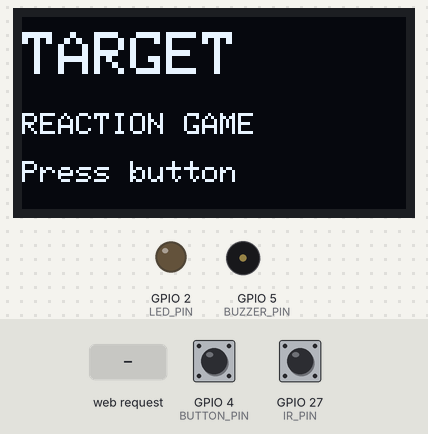
This sketch was run on a simulated ESP32. Shown: 128×64 one-colour display, output pins drawn as LEDs (lit = HIGH), buzzer (waves = sounding, pin HIGH). The inputs (shaded band) are chosen by the test bench; at power-on: GPIO 4 (BUTTON_PIN) HIGH, GPIO 27 (IR_PIN) HIGH. Random numbers use the default seed unless the sketch sets one; what the sketch prints to the serial monitor is not drawn.

Above: at 1.2 s.
1.3 s: GPIO 4 (BUTTON_PIN) pulled LOW for 0.15 s
At 2.7 s:
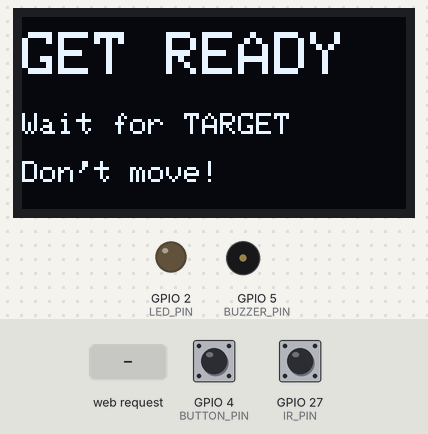
4.4 s: GPIO 27 (IR_PIN) driven LOW
At 5.0 s:
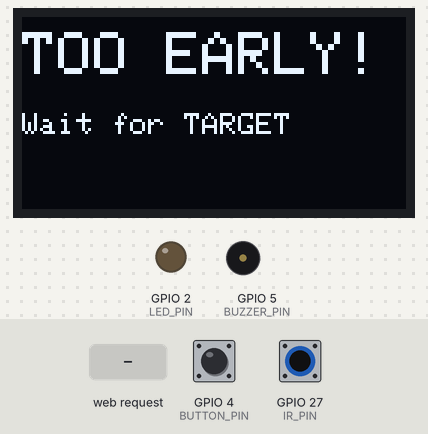
7.4 s: HTTP request GET /start received
At 11.6 s:
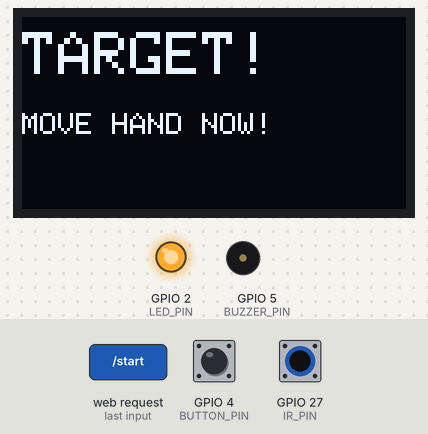
12.2 s: GPIO 27 (IR_PIN) pulsed HIGH 2 times (0.12 s each, 0.3 s apart)
At 13.3 s:
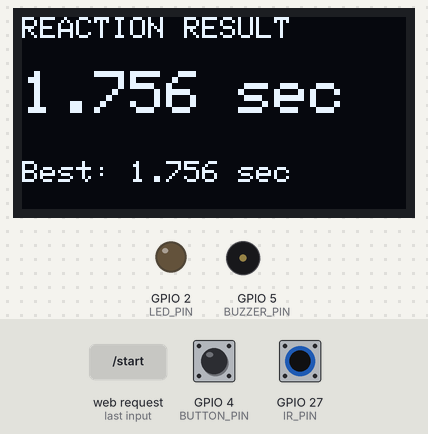
14.3 s: GPIO 4 (BUTTON_PIN) pulled LOW for 1 s
At 19.22 s:
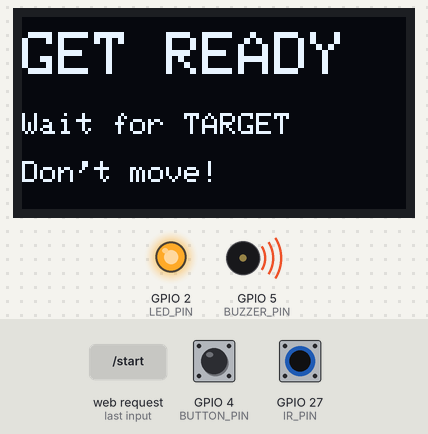
Timing chart, 0 to 20.8 s (numbered marks = the images above; inputs shaded):
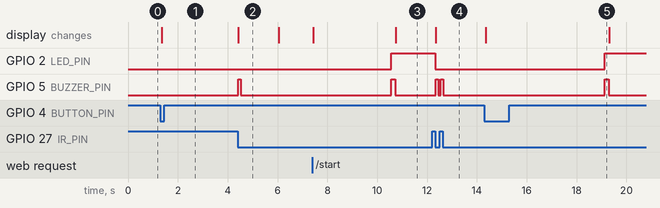

The sketch:

ESP32_Wifi_Reaction_Game.ino
```cpp
#include <WiFi.h>
#include <WebServer.h>
#include <Wire.h>
#include <Adafruit_GFX.h>
#include <Adafruit_SSD1306.h>

// =====================================================
// OLED
// =====================================================

#define SCREEN_WIDTH 128
#define SCREEN_HEIGHT 64

#define OLED_SDA 21
#define OLED_SCL 22

Adafruit_SSD1306 display(SCREEN_WIDTH, SCREEN_HEIGHT, &Wire, -1);

// =====================================================
// PINS
// =====================================================

const int BUTTON_PIN = 4;
const int LED_PIN = 2;
const int BUZZER_PIN = 5;
const int IR_PIN = 27;

// =====================================================
// WIFI
// =====================================================

const char* apSSID = "ESP32_Target_Game";
const char* apPassword = "ESP32game";

WebServer server(80);

// =====================================================
// GAME STATES
// =====================================================

enum GameState {
  IDLE,
  WAITING,
  TARGET,
  RESULT
};

GameState gameState = IDLE;

// =====================================================
// GAME VARIABLES
// =====================================================

unsigned long waitStart = 0;
unsigned long randomWait = 0;

unsigned long targetTime = 0;
unsigned long reactionTime = 0;
unsigned long bestTime = 0;

bool lastButtonState = HIGH;
bool lastIRState = HIGH;

String webStatus = "READY";

// =====================================================
// BUZZER
// =====================================================

void beep(int duration) {

  digitalWrite(BUZZER_PIN, HIGH);
  delay(duration);
  digitalWrite(BUZZER_PIN, LOW);
}

// =====================================================
// OLED
// =====================================================

void showMessage(
  String line1,
  String line2 = "",
  String line3 = ""
) {

  display.clearDisplay();

  display.setTextColor(SSD1306_WHITE);

  display.setTextSize(2);
  display.setCursor(0, 5);
  display.println(line1);

  display.setTextSize(1);

  if (line2 != "") {
    display.setCursor(0, 32);
    display.println(line2);
  }

  if (line3 != "") {
    display.setCursor(0, 48);
    display.println(line3);
  }

  display.display();
}

// =====================================================
// START GAME
// =====================================================

void startGame() {

  gameState = WAITING;

  webStatus = "GET READY";

  digitalWrite(LED_PIN, LOW);

  showMessage(
    "GET READY",
    "Wait for TARGET",
    "Don't move!"
  );

  randomWait = random(2000, 5001);

  waitStart = millis();

  Serial.println("Game started");
}

// =====================================================
// ACTIVATE TARGET
// =====================================================

void activateTarget() {

  gameState = TARGET;

  webStatus = "TARGET!";

  targetTime = millis();

  digitalWrite(LED_PIN, HIGH);

  beep(150);

  showMessage(
    "TARGET!",
    "MOVE HAND NOW!"
  );

  Serial.println("TARGET!");
}

// =====================================================
// SHOW RESULT
// =====================================================

void showResult() {

  digitalWrite(LED_PIN, LOW);

  reactionTime = millis() - targetTime;

  Serial.print("Reaction time: ");
  Serial.print(reactionTime);
  Serial.println(" ms");

  if (bestTime == 0 || reactionTime < bestTime) {
    bestTime = reactionTime;
  }

  float reactionSeconds =
    reactionTime / 1000.0;

  float bestSeconds =
    bestTime / 1000.0;

  webStatus = "RESULT";

  // OLED
  display.clearDisplay();

  display.setTextColor(SSD1306_WHITE);

  display.setTextSize(1);
  display.setCursor(0, 0);
  display.println("REACTION RESULT");

  display.setTextSize(2);
  display.setCursor(0, 18);
  display.print(reactionSeconds, 3);
  display.println(" sec");

  display.setTextSize(1);
  display.setCursor(0, 48);
  display.print("Best: ");
  display.print(bestSeconds, 3);
  display.println(" sec");

  display.display();

  // Result sound
  beep(100);
  delay(100);
  beep(100);

  gameState = RESULT;
}

// =====================================================
// WEBPAGE
// =====================================================

void handleRoot() {

  String page = R"rawliteral(

<!DOCTYPE html>

<html>

<head>

<meta charset="UTF-8">

<meta name="viewport"
content="width=device-width, initial-scale=1.0">

<title>ESP32 Reaction Game</title>

<style>

/* =========================
   PAGE
   ========================= */

* {
  box-sizing: border-box;
}

body {

  margin: 0;

  font-family:
    Arial,
    Helvetica,
    sans-serif;

  min-height: 100vh;

  background:
    linear-gradient(
      135deg,
      #4facfe,
      #6a5acd,
      #d946ef
    );

  display: flex;

  justify-content: center;

  align-items: center;

  padding: 20px;
}

/* =========================
   MAIN CARD
   ========================= */

.container {

  width: 100%;

  max-width: 480px;

  background: rgba(255,255,255,0.96);

  border-radius: 25px;

  padding: 30px 25px;

  text-align: center;

  box-shadow:
    0 20px 50px
    rgba(0,0,0,0.25);
}

/* =========================
   TITLE
   ========================= */

.title {

  font-size: 30px;

  font-weight: 800;

  margin-bottom: 5px;

  background:
    linear-gradient(
      90deg,
      #4f46e5,
      #c026d3
    );

  -webkit-background-clip: text;

  -webkit-text-fill-color:
    transparent;
}

.subtitle {

  color: #666;

  font-size: 14px;

  margin-bottom: 25px;
}

/* =========================
   STATUS
   ========================= */

.statusBox {

  border-radius: 18px;

  padding: 20px;

  margin-bottom: 25px;

  background:
    linear-gradient(
      135deg,
      #eef2ff,
      #f5d0fe
    );
}

.statusLabel {

  font-size: 13px;

  color: #666;

  text-transform: uppercase;

  letter-spacing: 2px;
}

.status {

  font-size: 32px;

  font-weight: 800;

  margin-top: 8px;

  color: #4f46e5;
}

/* =========================
   SCORE CARDS
   ========================= */

.scores {

  display: flex;

  gap: 15px;

  margin-bottom: 25px;
}

.scoreCard {

  flex: 1;

  padding: 18px 10px;

  border-radius: 18px;

  background: #f8fafc;

  box-shadow:
    0 5px 15px
    rgba(0,0,0,0.08);
}

.scoreTitle {

  font-size: 13px;

  color: #666;

  margin-bottom: 8px;
}

.scoreValue {

  font-size: 24px;

  font-weight: 800;

  color: #111827;
}

/* =========================
   BUTTON
   ========================= */

button {

  width: 100%;

  border: none;

  border-radius: 16px;

  padding: 17px;

  font-size: 20px;

  font-weight: 700;

  color: white;

  background:
    linear-gradient(
      90deg,
      #4f46e5,
      #c026d3
    );

  cursor: pointer;

  box-shadow:
    0 8px 20px
    rgba(79,70,229,0.35);

  transition:
    transform 0.15s,
    box-shadow 0.15s;
}

button:active {

  transform: scale(0.97);

  box-shadow:
    0 4px 10px
    rgba(79,70,229,0.25);
}

/* =========================
   FOOTER
   ========================= */

.footer {

  margin-top: 20px;

  font-size: 12px;

  color: #888;
}

.connection {

  display: inline-block;

  margin-top: 8px;

  padding: 6px 12px;

  border-radius: 20px;

  background: #dcfce7;

  color: #15803d;

  font-weight: 600;
}

/* =========================
   MOBILE
   ========================= */

@media(max-width: 400px) {

  .container {
    padding: 25px 18px;
  }

  .title {
    font-size: 25px;
  }

  .status {
    font-size: 27px;
  }

  .scoreValue {
    font-size: 20px;
  }

}

</style>

</head>

<body>

<div class="container">

  <div class="title">
    ESP32 REACTION GAME
  </div>

  <div class="subtitle">
    Wi-Fi enabled embedded IoT system
  </div>

  <div class="statusBox">

    <div class="statusLabel">
      Game Status
    </div>

    <div
      class="status"
      id="status">
      READY
    </div>

  </div>

  <div class="scores">

    <div class="scoreCard">

      <div class="scoreTitle">
        YOUR TIME
      </div>

      <div
        class="scoreValue"
        id="reaction">
        0.000 sec
      </div>

    </div>

    <div class="scoreCard">

      <div class="scoreTitle">
        BEST TIME
      </div>

      <div
        class="scoreValue"
        id="best">
        0.000 sec
      </div>

    </div>

  </div>

  <button onclick="startGame()">
    START GAME
  </button>

  <div class="footer">

    ESP32 Local IoT Dashboard

    <br>

    <span class="connection">
      DEVICE CONNECTED
    </span>

  </div>

</div>

<script>

function startGame() {

  fetch('/start')
    .catch(error => {
      console.log(error);
    });

}

function updateGame() {

  fetch('/status')

  .then(response => response.json())

  .then(data => {

    document.getElementById("status")
      .innerHTML = data.status;

    document.getElementById("reaction")
      .innerHTML = data.reaction + " sec";

    document.getElementById("best")
      .innerHTML = data.best + " sec";

  })

  .catch(error => {

    console.log(error);

  });

}

setInterval(updateGame, 200);

updateGame();

</script>

</body>

</html>

)rawliteral";

  server.send(
    200,
    "text/html",
    page
  );
}

// =====================================================
// WEB START
// =====================================================

void handleStart() {

  if (
    gameState == IDLE ||
    gameState == RESULT
  ) {

    startGame();

    server.send(
      200,
      "text/plain",
      "Game Started"
    );

  } else {

    server.send(
      200,
      "text/plain",
      "Game Already Running"
    );
  }
}

// =====================================================
// WEB STATUS
// =====================================================

void handleStatus() {

  float reactionSeconds =
    reactionTime / 1000.0;

  float bestSeconds =
    bestTime / 1000.0;

  String json = "{";

  json += "\"status\":\"";
  json += webStatus;
  json += "\",";

  json += "\"reaction\":\"";
  json += String(
    reactionSeconds,
    3
  );
  json += "\",";

  json += "\"best\":\"";
  json += String(
    bestSeconds,
    3
  );

  json += "\"}";

  server.send(
    200,
    "application/json",
    json
  );
}

// =====================================================
// SETUP
// =====================================================

void setup() {

  Serial.begin(115200);

  // GPIO
  pinMode(
    BUTTON_PIN,
    INPUT_PULLUP
  );

  pinMode(
    LED_PIN,
    OUTPUT
  );

  pinMode(
    BUZZER_PIN,
    OUTPUT
  );

  pinMode(
    IR_PIN,
    INPUT
  );

  digitalWrite(
    LED_PIN,
    LOW
  );

  digitalWrite(
    BUZZER_PIN,
    LOW
  );

  // OLED
  Wire.begin(
    OLED_SDA,
    OLED_SCL
  );

  if (
    !display.begin(
      SSD1306_SWITCHCAPVCC,
      0x3C
    )
  ) {

    Serial.println(
      "OLED not found!"
    );

    while (true) {
      delay(100);
    }
  }

  // Random timing
  randomSeed(
    micros()
  );

  // =================================================
  // WIFI ACCESS POINT
  // =================================================

  WiFi.softAP(
    apSSID,
    apPassword
  );

  Serial.println();
  Serial.println(
    "=============================="
  );

  Serial.println(
    "ESP32 REACTION GAME"
  );

  Serial.println(
    "=============================="
  );

  Serial.print(
    "Wi-Fi Network: "
  );

  Serial.println(
    apSSID
  );

  Serial.print(
    "Password: "
  );

  Serial.println(
    apPassword
  );

  Serial.print(
    "IP Address: "
  );

  Serial.println(
    WiFi.softAPIP()
  );

  // =================================================
  // WEB ROUTES
  // =================================================

  server.on(
    "/",
    handleRoot
  );

  server.on(
    "/start",
    handleStart
  );

  server.on(
    "/status",
    handleStatus
  );

  server.begin();

  Serial.println(
    "Web server started."
  );

  showMessage(
    "TARGET",
    "REACTION GAME",
    "Press button"
  );
}

// =====================================================
// LOOP
// =====================================================

void loop() {

  // Handle webpage requests
  server.handleClient();

  // Read button
  bool buttonState =
    digitalRead(
      BUTTON_PIN
    );

  // Read IR
  bool irState =
    digitalRead(
      IR_PIN
    );

  // Detect button press
  bool buttonPressed =
    (
      lastButtonState == HIGH &&
      buttonState == LOW
    );

  // Detect IR object
  bool irDetected =
    (
      lastIRState == HIGH &&
      irState == LOW
    );

  lastButtonState =
    buttonState;

  lastIRState =
    irState;

  // =================================================
  // IDLE
  // =================================================

  if (
    gameState == IDLE
  ) {

    if (buttonPressed) {

      delay(30);

      startGame();
    }
  }

  // =================================================
  // WAITING
  // =================================================

  else if (
    gameState == WAITING
  ) {

    // Hand detected too early
    if (irDetected) {

      digitalWrite(
        LED_PIN,
        LOW
      );

      webStatus =
        "TOO EARLY!";

      showMessage(
        "TOO EARLY!",
        "Wait for TARGET"
      );

      beep(100);

      gameState =
        RESULT;

      delay(1500);

      webStatus =
        "READY";

      showMessage(
        "TARGET",
        "REACTION GAME",
        "Press button"
      );

      gameState =
        IDLE;
    }

    // Random waiting finished
    else if (
      millis() - waitStart >=
      randomWait
    ) {

      activateTarget();
    }
  }

  // =================================================
  // TARGET
  // =================================================

  else if (
    gameState == TARGET
  ) {

    if (irDetected) {

      showResult();
    }
  }

  // =================================================
  // RESULT
  // =================================================

  else if (
    gameState == RESULT
  ) {

    if (buttonPressed) {

      delay(30);

      startGame();
    }
  }

  delay(5);
}
```

Measured:
- after the input at 1.3 s, the display: changes after 0.06 s (image 1)
- after the input at 7.4 s, GPIO 2 (LED_PIN): LOW → HIGH after 3.2 s; GPIO 5 (BUZZER_PIN): LOW → HIGH after 3.2 s, → LOW 0.15 s later; the display: first changes at once (image 3 shows a later state)
- after the input at 12.2 s, GPIO 2 (LED_PIN): HIGH → LOW after 0.12 s; GPIO 5 (BUZZER_PIN): alternates HIGH for 0.10 s and LOW for 0.10 s, 4 changes in all, then stays LOW, starting after 0.15 s; the display: changes after 0.15 s (image 4)
- after the input at 14.3 s, GPIO 2 (LED_PIN): LOW → HIGH after 4.8 s; GPIO 5 (BUZZER_PIN): LOW → HIGH after 4.8 s, → LOW 0.15 s later; the display: changes after 0.06 s (image 5)
- what the display in image 2 shows lasts 1.7 s, from 4.4 s to 6.1 s
